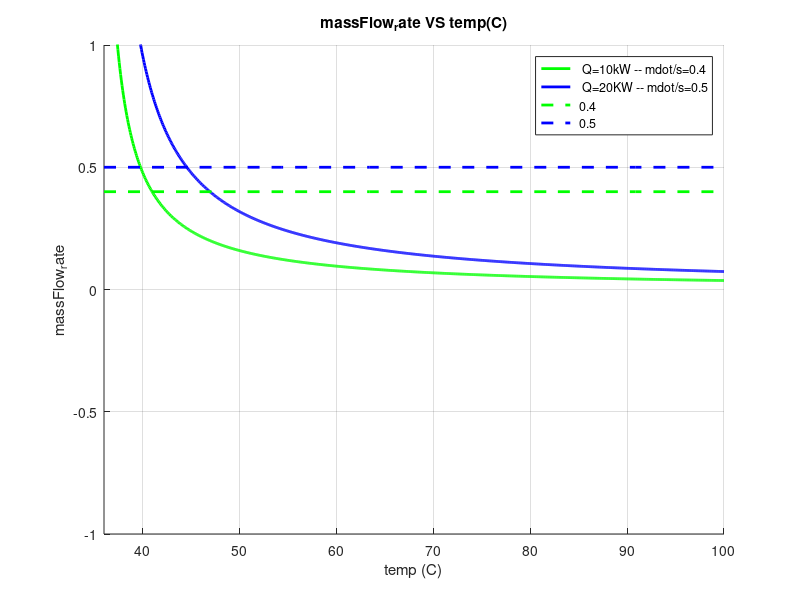

MATLAB code for this plot:
clc; clear; close all;

% Define the equation
f1 = @(x) 10000 ./ (4190 * (x - 35));
f2 = @(x) 20000 ./ (4190 * (x - 35));
f1_ = @(x) 0.4;
f2_ = @(x) 0.5;
% Plot the function
hold on;
fplot(f1, [36, 100], 'green', 'LineWidth', 2); % Avoid x = 35 to prevent division by zero
fplot(f2, [36, 100], 'blue', 'LineWidth', 2);
fplot(f1_, [36, 100], 'green--', 'LineWidth', 2);
fplot(f2_, [36, 100], 'blue--', 'LineWidth', 2);
% Formatting the plot
grid on
xlabel('temp (C)')
ylabel('massFlow_rate')
legend({'  Q=10kW -- mdot/s=0.4', '  Q=20KW -- mdot/s=0.5', ' 0.4', ' 0.5'}, 'Location', 'best')
title('massFlow_rate VS temp(C)')
ylim([-1, 1]) % Adjust if needed
hold off;